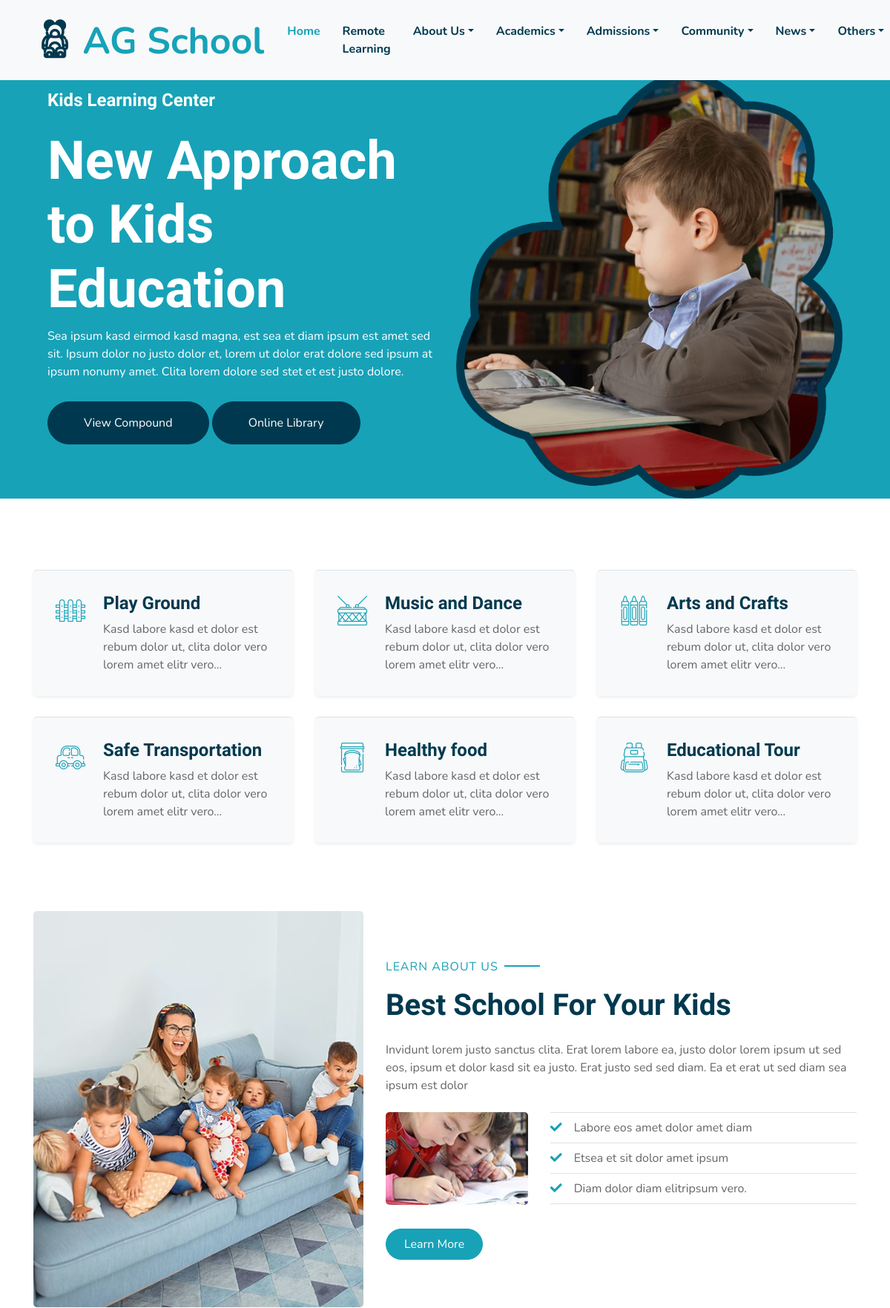
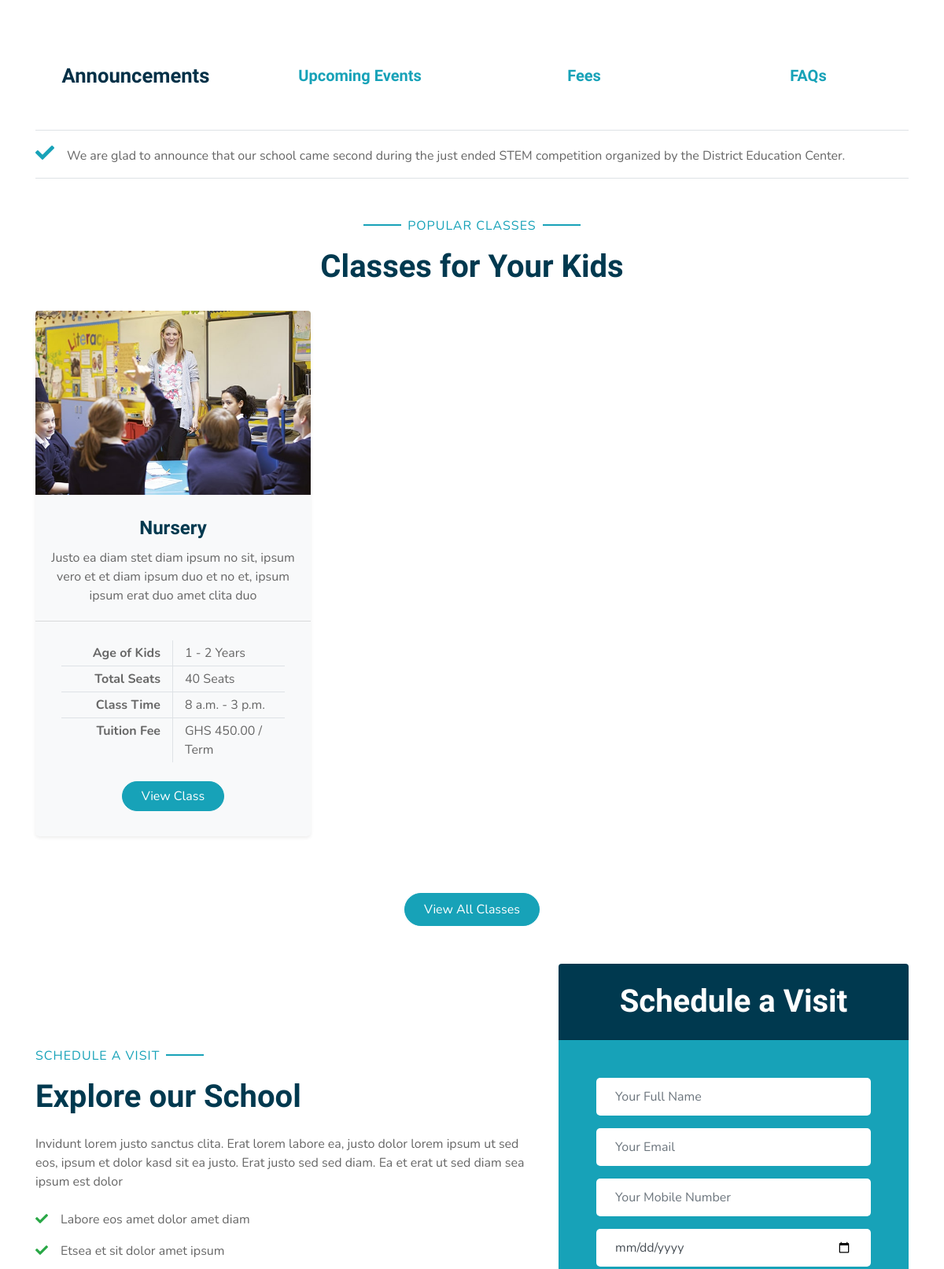
The page / (upper part) on the database its author committed (2 pictures, top to bottom).
### core/models.py (models this page shows, shortened)
class Announcement(models.Model):
    event = models.TextField()

class Class(models.Model):
    picture = models.ImageField(upload_to='class', default='class-1.jpg')
    video = models.FileField(upload_to='class', null=True, blank=True)
    level = models.CharField(max_length=15, choices=LEVEL_CHOICES)
    name = models.CharField(max_length=15, unique=True)
    slug = models.SlugField()
    min_age = models.IntegerField()
    max_age = models.IntegerField()
    tuition_fee = models.DecimalField(max_digits=10, decimal_places=2)
    tuition_interval = models.CharField(max_length=15, choices=TUITION_INTERVAL_CHOICES)
    total_seats = models.IntegerField()
    start_time = models.TimeField(max_length=15)
    close_time = models.TimeField(max_length=15)
    description = models.TextField(null=True, blank=True)

### core/views.py (the view)
# urls.py: path("", views.home_page, name='home'),
def home_page(request):
    activities = Calendar.objects.all()
    announcements = Announcement.objects.all().order_by('-id')[:10]
    popular_class = Class.objects.all()[:3]
    testimonies = Testimony.objects.all()
    tuition_fees = Class.objects.all()
    articles = Article.objects.all().order_by('-created_on')
    faqs = FAQ.objects.all()
    context = {
        'popular_class': popular_class,
        'testimonies': testimonies,
        'announcements': announcements,
        'articles': articles,
        'tuition_fees': tuition_fees,
        'activities': activities,
        'faqs': faqs
    }
    return render(request, 'core/home.html', context)

### core/models.py (called while the page is built)
    def __str__(self):
        return f"{self.category}"

### templates/core/home.html (shortened to what this page needs)
{% extends 'base.html' %}
{% load humanize %}
{% load static %}
{% block content %}
    <div class="container-fluid bg-primary mt-5 px-md-5 mb-5">
      <div class="row align-items-center px-3">
        <div class="col-lg-6 text-center text-lg-left">
          <h4 class="text-white mb-4 mt-5 mt-lg-0">Kids Learning Center</h4>
          <h1 class="display-3 font-weight-bold text-white">
            New Approach to Kids Education
          </h1>
          <p class="text-white mb-4">
            Sea ipsum kasd eirmod kasd magna, est sea et diam ipsum est amet sed
            sit. Ipsum dolor no justo dolor et, lorem ut dolor erat dolore sed
            ipsum at ipsum nonumy amet. Clita lorem dolore sed stet et est justo
            dolore.
          </p>
          <a href="" class="btn btn-secondary mt-1 py-3 px-5">View Compound</a>
          <a href="" class="btn btn-secondary mt-1 py-3 px-5">Online Library</a>
        </div>
        <div class="col-lg-6 text-center text-lg-right">
          <img class="img-fluid mt-5" src="{% static 'img/header.png' %}" alt="" />
        </div>
      </div>
    </div>
    <div class="container-fluid pt-5">
      <div class="container pb-3">
        <div class="row">
          <div class="col-lg-4 col-md-6 pb-1">
            <div
              class="d-flex bg-light shadow-sm border-top rounded mb-4"
              style="padding: 30px"
            >
              <i
                class="flaticon-050-fence h1 font-weight-normal text-primary mb-3"
              ></i>
              <div class="pl-4">
                <h4>Play Ground</h4>
                <p class="m-0">
                  Kasd labore kasd et dolor est rebum dolor ut, clita dolor vero
                  lorem amet elitr vero...
                </p>
              </div>
            </div>
          </div>
          <div class="col-lg-4 col-md-6 pb-1">
            <div
              class="d-flex bg-light shadow-sm border-top rounded mb-4"
              style="padding: 30px"
            >
              <i
                class="flaticon-022-drum h1 font-weight-normal text-primary mb-3"
              ></i>
              <div class="pl-4">
                <h4>Music and Dance</h4>
                <p class="m-0">
                  Kasd labore kasd et dolor est rebum dolor ut, clita dolor vero
                  lorem amet elitr vero...
                </p>
              </div>
            </div>
          </div>
          <div class="col-lg-4 col-md-6 pb-1">
            <div
              class="d-flex bg-light shadow-sm border-top rounded mb-4"
              style="padding: 30px"
            >
              <i
                class="flaticon-030-crayons h1 font-weight-normal text-primary mb-3"
              ></i>
              <div class="pl-4">
                <h4>Arts and Crafts</h4>
                <p class="m-0">
                  Kasd labore kasd et dolor est rebum dolor ut, clita dolor vero
                  lorem amet elitr vero...
                </p>
              </div>
            </div>
          </div>
          <div class="col-lg-4 col-md-6 pb-1">
            <div
              class="d-flex bg-light shadow-sm border-top rounded mb-4"
              style="padding: 30px"
            >
              <i
                class="flaticon-017-toy-car h1 font-weight-normal text-primary mb-3"
              ></i>
              <div class="pl-4">
                <h4>Safe Transportation</h4>
                <p class="m-0">
                  Kasd labore kasd et dolor est rebum dolor ut, clita dolor vero
                  lorem amet elitr vero...
                </p>
              </div>
            </div>
          </div>
          <div class="col-lg-4 col-md-6 pb-1">
            <div
              class="d-flex bg-light shadow-sm border-top rounded mb-4"
              style="padding: 30px"
            >
              <i
                class="flaticon-025-sandwich h1 font-weight-normal text-primary mb-3"
              ></i>
              <div class="pl-4">
                <h4>Healthy food</h4>
                <p class="m-0">
                  Kasd labore kasd et dolor est rebum dolor ut, clita dolor vero
                  lorem amet elitr vero...
                </p>
              </div>
            </div>
          </div>
          <div class="col-lg-4 col-md-6 pb-1">
            <div
              class="d-flex bg-light shadow-sm border-top rounded mb-4"
              style="padding: 30px"
            >
              <i
                class="flaticon-047-backpack h1 font-weight-normal text-primary mb-3"
              ></i>
              <div class="pl-4">
                <h4>Educational Tour</h4>
                <p class="m-0">
                  Kasd labore kasd et dolor est rebum dolor ut, clita dolor vero
                  lorem amet elitr vero...
                </p>
              </div>
            </div>
          </div>
        </div>
      </div>
    </div>
    <div class="container-fluid py-5">
      <div class="container">
        <div class="row align-items-center">
          <div class="col-lg-5">
            <img
              class="img-fluid rounded mb-5 mb-lg-0"
              src="{% static 'img/about-1.jpg' %}"
              alt=""
            />
          </div>
          <div class="col-lg-7">
            <p class="section-title pr-5">
              <span class="pr-2">Learn About Us</span>
            </p>
            <h1 class="mb-4">Best School For Your Kids</h1>
            <p>
              Invidunt lorem justo sanctus clita. Erat lorem labore ea, justo
              dolor lorem ipsum ut sed eos, ipsum et dolor kasd sit ea justo.
              Erat justo sed sed diam. Ea et erat ut sed diam sea ipsum est
              dolor
            </p>
            <div class="row pt-2 pb-4">
              <div class="col-6 col-md-4">
                <img class="img-fluid rounded" src="{% static 'img/about-2.jpg' %}" alt="" />
              </div>
              <div class="col-6 col-md-8">
                <ul class="list-inline m-0">
                  <li class="py-2 border-top border-bottom">
                    <i class="fa fa-check text-primary mr-3"></i>Labore eos amet
                    dolor amet diam
                  </li>
                  <li class="py-2 border-bottom">
                    <i class="fa fa-check text-primary mr-3"></i>Etsea et sit
                    dolor amet ipsum
                  </li>
                  <li class="py-2 border-bottom">
                    <i class="fa fa-check text-primary mr-3"></i>Diam dolor diam
                    elitripsum vero.
                  </li>
                </ul>
              </div>
            </div>
            <a href="" class="btn btn-primary mt-2 py-2 px-4">Learn More</a>
          </div>
        </div>
      </div>
    </div>
    <section id="features" class="features">
      <div class="container" data-aos="fade-up">
        <ul class="nav nav-tabs row gy-4 d-flex">
          <li class="nav-item col-4 col-md-4 col-lg-3">
            <a class="nav-link active show" data-bs-toggle="tab" data-bs-target="#tab-1">
              <h4>Announcements</h4>
            </a>
          </li>
          <li class="nav-item col-4 col-md-4 col-lg-3">
            <a class="nav-link" data-bs-toggle="tab" data-bs-target="#tab-2">
              <h4>Upcoming Events</h4>
            </a>
          </li>
          <li class="nav-item col-4 col-md-4 col-lg-3">
            <a class="nav-link" data-bs-toggle="tab" data-bs-target="#tab-3">
              <h4>Fees</h4>
            </a>
          </li>
          <li class="nav-item col-4 col-md-4 col-lg-3">
            <a class="nav-link" data-bs-toggle="tab" data-bs-target="#tab-4">
              <h4>FAQs</h4>
            </a>
          </li>
        </ul>
        <div class="tab-content">
          <div class="tab-pane active show" id="tab-1">
            <div class="order-2 order-lg-1" data-aos="fade-up" data-aos-delay="100">
                <ul class="list-inline m-0">
                    {% for announcement in announcements%}
                      <li class="py-3 border-top border-bottom">
                        <i class="fa fa-check text-primary mr-3"></i>{{announcement.event}}
                      </li>
                    {% empty %}
                        <p>No Announcement Added yet</p>
                    {% endfor %}
                </ul>
              </div>
          </div>
        </div>
      </div>
    </section>
    <div class="container-fluid pt-5">
      <div class="container">
        <div class="text-center pb-2">
          <p class="section-title px-5">
            <span class="px-2">Popular Classes</span>
          </p>
          <h1 class="mb-4">Classes for Your Kids</h1>
        </div>
        <div class="row">
          {% for class in popular_class %}
            {% include 'helpers/class_item.html' %}
          {% endfor %}
        </div>
      </div>
       <div style="text-align:center;">
            <a href="{% url 'classes' %}" class="btn btn-primary mt-4 py-2 px-4">View All Classes</a>
          </div>
    </div>
    <div class="container-fluid py-5">
      <div class="container">
        <div class="row align-items-center">
          <div class="col-lg-7 mb-5 mb-lg-0">
            <p class="section-title pr-5">
              <span class="pr-2">Schedule a Visit</span>
            </p>
            <h1 class="mb-4">Explore our School</h1>
            <p>
              Invidunt lorem justo sanctus clita. Erat lorem labore ea, justo
              dolor lorem ipsum ut sed eos, ipsum et dolor kasd sit ea justo.
              Erat justo sed sed diam. Ea et erat ut sed diam sea ipsum est
              dolor
            </p>
            <ul class="list-inline m-0">
              <li class="py-2">
                <i class="fa fa-check text-success mr-3"></i>Labore eos amet
                dolor amet diam
              </li>
              <li class="py-2">
                <i class="fa fa-check text-success mr-3"></i>Etsea et sit dolor
                amet ipsum
              </li>
            </ul>
          </div>
          <div class="col-lg-5">
            <div class="card border-0">
              <div class="card-header bg-secondary text-center p-4">
                <h1 class="text-white m-0">Schedule a Visit</h1>
              </div>
              <div class="card-body rounded-bottom bg-primary p-5">
                <form action="{% url 'schedule_visit' %}" method="post">
                  <div class="form-group">
                    <input
                      type="text"
                      class="form-control border-0 p-4"
                      placeholder="Your Full Name"
                      required="required"
                      name="name"
                    />
                  </div>
                  <div class="form-group">
                    <input
                      type="email"
                      name="email"
                      class="form-control border-0 p-4"
                      placeholder="Your Email"
                      required="required"
                    />
                  </div>
                  <div class="form-group">
                    <input
                      type="text"
                      name="phone_number"
                      class="form-control border-0 p-4"
                      placeholder="Your Mobile Number"
                      required="required"
                    />
                  </div>
                  <div class="form-group">
                    <input
                            type="date"
                            name="date"
                            id="date"
                            class="form-control border-0 p-4"
                      required="required">
                  </div>
                </form>
              </div>
            </div>
          </div>
        </div>
      </div>
    </div>
{% endblock content %}

### templates/helpers/class_item.html
{% load static %}
<div class="col-lg-4 mb-5">
            <div class="card border-0 bg-light shadow-sm pb-2">
              <img class="card-img-top mb-2" src="{{ class.picture.url }}" alt="" />
              <div class="card-body text-center">
                <h4 class="card-title">{{class.name}}</h4>
                <p class="card-text">
                  {{class.description}}
                </p>
              </div>
              <div class="card-footer bg-transparent py-4 px-5">
                <div class="row border-bottom">
                  <div class="col-6 py-1 text-right border-right">
                    <strong>Age of Kids</strong>
                  </div>
                  <div class="col-6 py-1">{{ class.min_age }} - {{ class.max_age }} Years</div>
                </div>
                <div class="row border-bottom">
                  <div class="col-6 py-1 text-right border-right">
                    <strong>Total Seats</strong>
                  </div>
                  <div class="col-6 py-1">{{ class.total_seats }} Seats</div>
                </div>
                <div class="row border-bottom">
                  <div class="col-6 py-1 text-right border-right">
                    <strong>Class Time</strong>
                  </div>
                  <div class="col-6 py-1">{{ class.start_time }} - {{ class.close_time }}</div>
                </div>
                <div class="row">
                  <div class="col-6 py-1 text-right border-right">
                    <strong>Tuition Fee</strong>
                  </div>
                  <div class="col-6 py-1">GHS {{ class.tuition_fee }} / {{ class.tuition_interval }}</div>
                </div>
              </div>
              <a href="{% url 'class_detail' class.slug %}" class="btn btn-primary px-4 mx-auto mb-4">View Class</a>
            </div>
          </div>

### rows shown on the page
Announcement: event "We are glad to announce that our school came second during the just ended STEM competition organized by the District Education Center."
Class: picture (picture), name "Nursery", description "Justo ea diam stet diam ipsum no sit, ipsum vero et et diam ipsum duo et no et, ipsum ipsum erat duo amet clita duo", min_age "1", max_age "2", total_seats "40", start_time "8 a.m.", close_time "3 p.m.", tuition_fee "450.00", tuition_interval "Term"
